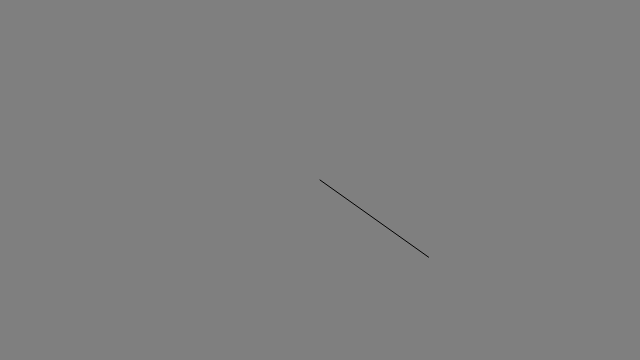
Frame 1 (no input)
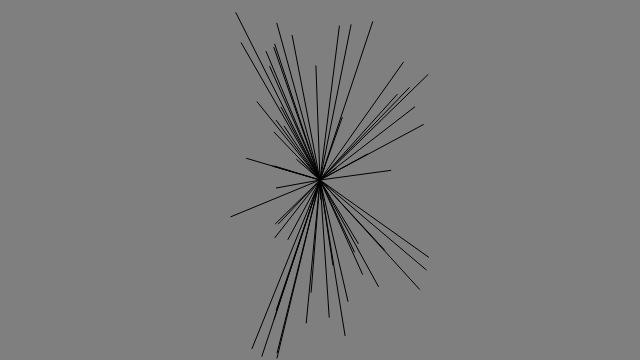
Frame 60 (no input)
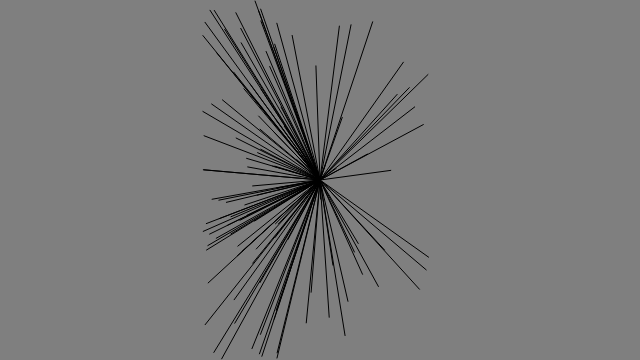
Frame 120 (the mouse pressed at the canvas centre since frame 60)

The p5.js sketch that drew these frames (run headless with seeded random() and noise() and a simulated clock; from frame 60 on, the mouse is pressed at the canvas centre):

// p5.js sketch
// ── sketch.js
function setup () {
  createCanvas(640, 360);
  background(127);

  this.time = 0;
}

function draw () {
  let n = noise(this.time);
  let x = map(n, 0, 1, 0, width);
  let y = random(0, height);

  line(x, y, width / 2, height / 2);

  this.time += 0.01;
}
